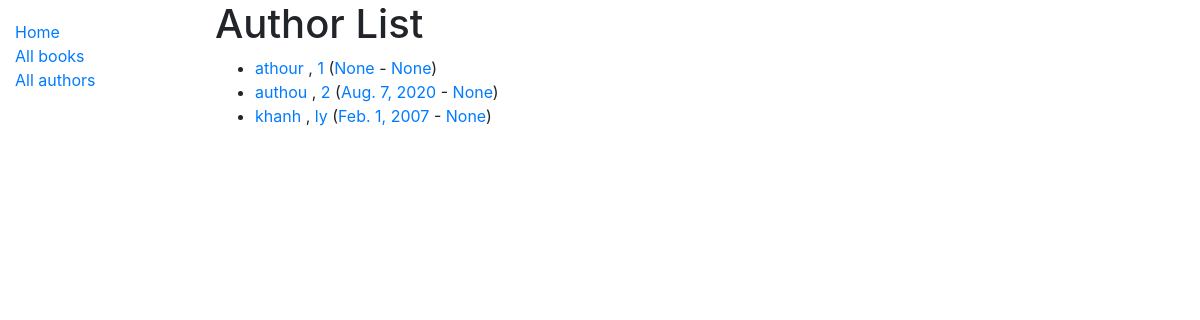
The app's page /catalog/authors/, older data.
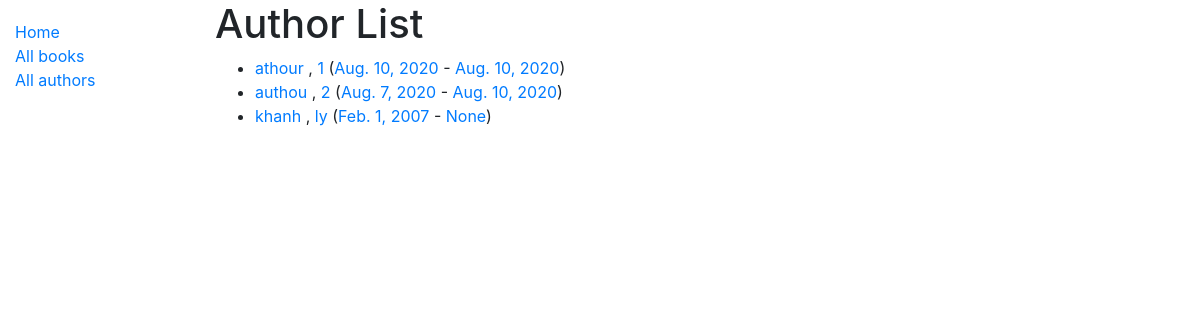
The same page, newer data.
### catalog/models.py (models this page shows, shortened)
class Author(models.Model):
    first_name = models.CharField(max_length=100)
    last_name = models.CharField(max_length=100)
    date_of_birth = models.DateField(null=True, blank=True)
    date_of_death = models.DateField('Died', null=True, blank=True)
    class Meta:
        ordering = ['last_name', 'first_name']
    def get_absolute_url(self):
        return reverse('author-detail', args=[str(self.id)])

### catalog/views.py (the view)
# urls.py: path('authors/', views.AuthorListView.as_view(), name='authors'),
class AuthorListView(generic.ListView):
    model = Author
    context_object_name = 'author_list'   # your own name for the list as a template variable
    queryset = Author.objects.filter(first_name__icontains='')[:5] # Get 5 authors
    template_name = 'author/my_arbitrary_template_name_list.html'  # Specify your own template name/locatio

### catalog/templates/catalog/author_list.html
{% extends "base_generic.html" %}
{% block content %}
  <h1>Author List</h1>
  {% if author_list %}
  <ul>
    {% for author in author_list %}
      <li>
        <a href="{{ author.get_absolute_url }}">{{ author.first_name}}</a> ,
        <a href="{{ author.get_absolute_url }}">{{ author.last_name}}</a>
        (<a href="{{ author.get_absolute_url }}">{{ author.date_of_birth}}</a> -
        <a href="{{ author.get_absolute_url }}">{{ author.date_of_death}}</a>)
      </li>
    {% endfor %}
  </ul>
  {% else %}
    <p>There are no author in the library.</p>
  {% endif %}
{% endblock %}

Row changes from the older to the newer data that the page shows:
changed Author "athour": date_of_birth "None" → "Aug. 10, 2020"; date_of_death "None" → "Aug. 10, 2020"
changed Author "authou": date_of_death "None" → "Aug. 10, 2020"
